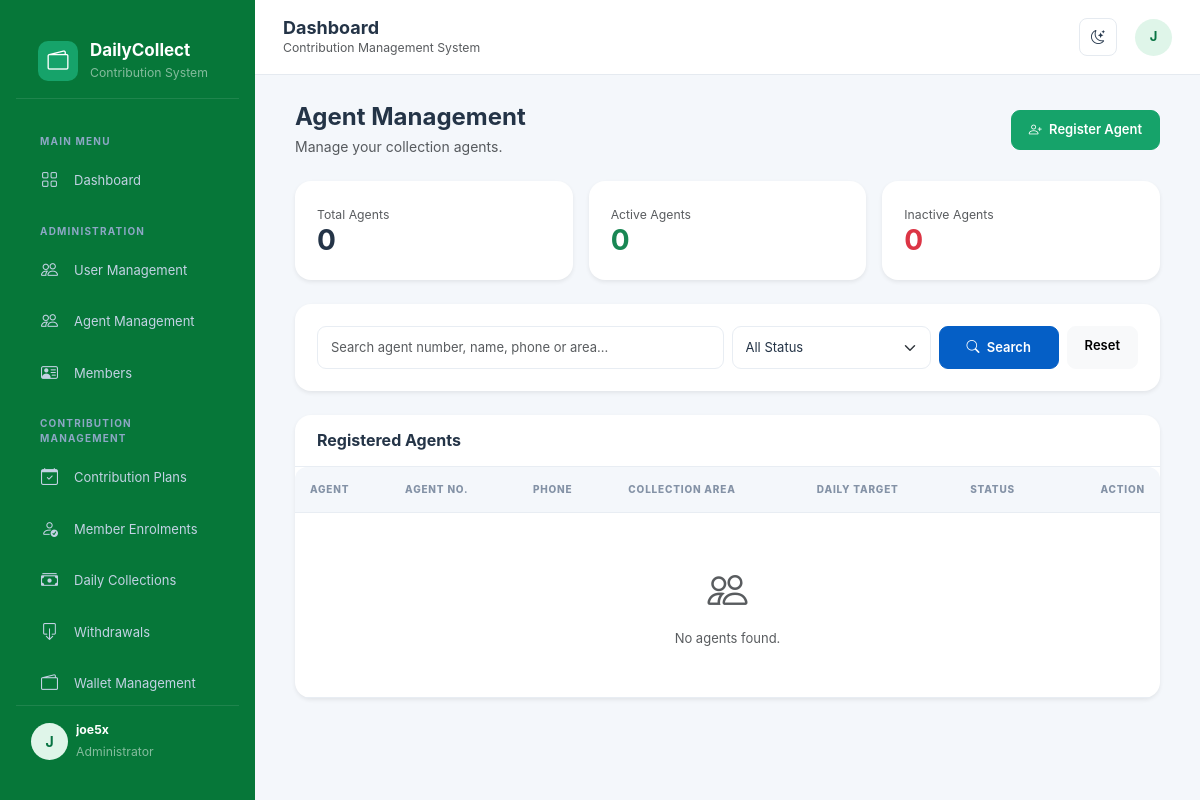
Page /agents/ (signed in) on the earlier database version.
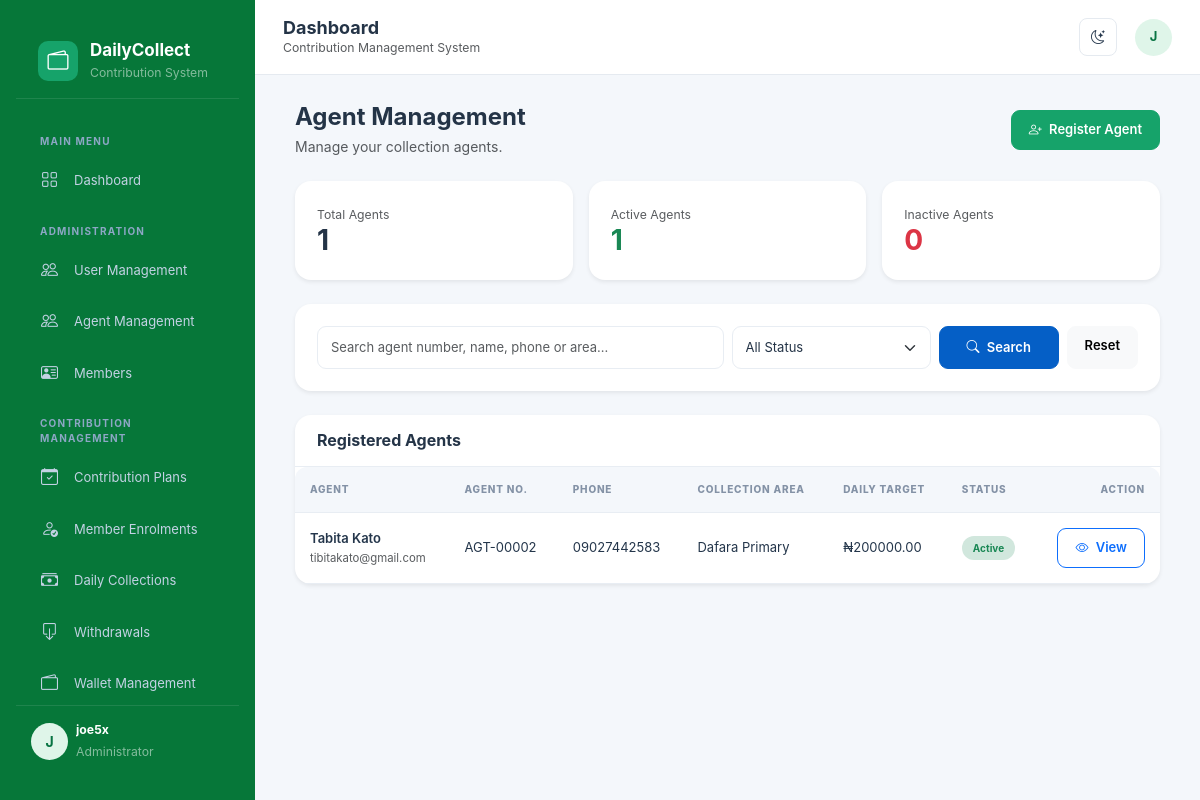
Same page on the later database version.
### agents/models.py (models this page shows, shortened)
class Agent(models.Model):
    class Status(models.TextChoices):
        ACTIVE = 'ACTIVE', 'Active'
        INACTIVE = 'INACTIVE', 'Inactive'
    agent_no = models.CharField(
        max_length=20,
        unique=True,
        blank=True
    )
    user = models.OneToOneField(
        settings.AUTH_USER_MODEL,
        on_delete=models.PROTECT,
        related_name='agent_profile'
    )
    phone = models.CharField(max_length=20)
    address = models.TextField(blank=True)
    collection_area = models.CharField(max_length=150)
    daily_target = models.DecimalField(
        max_digits=12,
        decimal_places=2,
        default=0
    )
    employment_date = models.DateField(
        null=True,
        blank=True
    )
    status = models.CharField(
        max_length=10,
        choices=Status.choices,
        default=Status.ACTIVE
    )
    created_at = models.DateTimeField(auto_now_add=True)
    updated_at = models.DateTimeField(auto_now=True)
    @property
    def full_name(self):
        return self.user.get_full_name() or self.user.username
    class Meta:
        ordering = ['-created_at']
        verbose_name = 'Agent'
        verbose_name_plural = 'Agents'

### accounts/models.py (models this page shows, shortened)
class User(AbstractUser):
    class Role(models.TextChoices):
        ADMIN = 'ADMIN', 'Administrator'
        MANAGER = 'MANAGER', 'Manager'
        SUPERVISOR = 'SUPERVISOR', 'Supervisor'
        AGENT = 'AGENT', 'Collection Agent'
        ACCOUNTANT = 'ACCOUNTANT', 'Accountant'
        MEMBER = 'MEMBER', 'Member'
    email = models.EmailField(unique=True)
    phone = models.CharField(max_length=20, blank=True)
    role = models.CharField(
        max_length=20,
        choices=Role.choices,
        default=Role.MEMBER
    )
    is_active = models.BooleanField(default=True)
    must_change_password = models.BooleanField(default=False)
    created_at = models.DateTimeField(auto_now_add=True)
    updated_at = models.DateTimeField(auto_now=True)

### agents/views.py (the view, shortened to what this page needs)
# urls.py: path('', views.agent_list, name='agent_list'),
@login_required
@role_required(User.Role.ADMIN, User.Role.MANAGER)
def agent_list(request):
    agents = Agent.objects.select_related('user').all()
    search = request.GET.get('q', '').strip()
    status = request.GET.get('status', '').strip()
    if status in dict(Agent.Status.choices):
        agents = agents.filter(status=status)
    total_agents = Agent.objects.count()
    active_agents = Agent.objects.filter(
        status=Agent.Status.ACTIVE
    ).count()
    inactive_agents = Agent.objects.filter(
        status=Agent.Status.INACTIVE
    ).count()
    paginator = Paginator(agents, 15)
    page_obj = paginator.get_page(request.GET.get('page'))
    context = {
        'page_obj': page_obj,
        'search': search,
        'selected_status': status,
        'status_choices': Agent.Status.choices,
        'total_agents': total_agents,
        'active_agents': active_agents,
        'inactive_agents': inactive_agents,
    }
    return render(request, 'agents/agent_list.html', context)

### templates/agents/agent_list.html (shortened to what the changed rows need)
{% extends 'base.html' %}
{% block content %}
<div class="container-fluid">
    <div class="row g-3 mb-4">
        <div class="col-md-4">
            <div class="card border-0 shadow-sm">
                <div class="card-body">
                    <small class="text-muted">Total Agents</small>
                    <h3 class="fw-bold mb-0">{{ total_agents }}</h3>
                </div>
            </div>
        </div>
        <div class="col-md-4">
            <div class="card border-0 shadow-sm">
                <div class="card-body">
                    <small class="text-muted">Active Agents</small>
                    <h3 class="fw-bold text-success mb-0">
                        {{ active_agents }}
                    </h3>
                </div>
            </div>
        </div>
    </div>
    <div class="card border-0 shadow-sm">
        <div class="table-responsive">
            <table class="table table-hover align-middle mb-0">
                <thead class="table-light">
                    <tr>
                        <th>Agent</th>
                        <th>Agent No.</th>
                        <th>Phone</th>
                        <th>Collection Area</th>
                        <th>Daily Target</th>
                        <th>Status</th>
                        <th class="text-end">Action</th>
                    </tr>
                </thead>
                <tbody>
                    {% for agent in page_obj %}
                    <tr>
                        <td>
                            <div class="fw-semibold">
                                {{ agent.full_name }}
                            </div>
                            <small class="text-muted">
                                {{ agent.user.email }}
                            </small>
                        </td>
                        <td>{{ agent.agent_no }}</td>
                        <td>{{ agent.phone }}</td>
                        <td>{{ agent.collection_area }}</td>
                        <td>
                            ₦{{ agent.daily_target|floatformat:2 }}
                        </td>
                        <td>
                            {% if agent.status == 'ACTIVE' %}
                                <span class="badge bg-success-subtle text-success">
                                    Active
                                </span>
                            {% else %}
                                <span class="badge bg-danger-subtle text-danger">
                                    Inactive
                                </span>
                            {% endif %}
                        </td>
                        <td class="text-end">
                            <a href="{% url 'agents:agent_detail' agent.pk %}"
                               class="btn btn-sm btn-outline-primary">
                                <i class="bi bi-eye me-1"></i> View
                            </a>
                        </td>
                    </tr>
                    {% empty %}
                    <tr>
                        <td colspan="7" class="text-center py-5">
                            <i class="bi bi-people fs-1 text-muted"></i>
                            <p class="text-muted mt-2 mb-0">
                                No agents found.
                            </p>
                        </td>
                    </tr>
                    {% endfor %}
                </tbody>
            </table>
        </div>
    </div>
</div>
{% endblock %}

Differences in the rows shown:
added Agent: full_name "Tabita Kato", user.email "tibitakato@gmail.com", agent_no "AGT-00002", phone "09027442583", collection_area "Dafara Primary", daily_target "200000.00", status "Active"
Other differences:
{{ total_agents }}: "0" → "1"
{{ active_agents }}: "0" → "1"
text no longer shown: "No agents found."
